Frame 1 (no input): blank canvas, image omitted
Frame 60 (the mouse pressed at the canvas centre just before this capture): blank canvas, image omitted
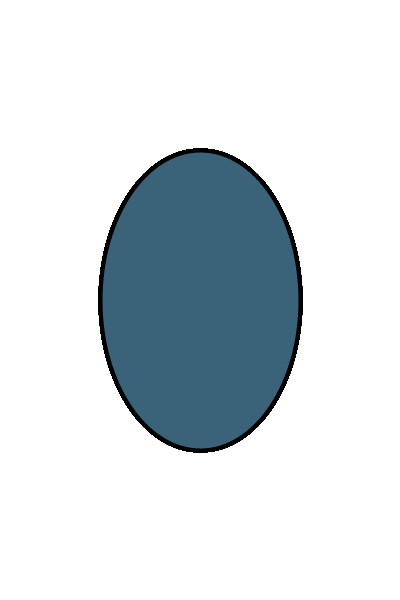
Frame 120 (the mouse held since frame 60 and released just before this capture)

The Processing sketch whose frames 1 and 60 were blank and that drew this single picture after the mouse press (run headless with seeded random() and noise(); from frame 60 on, the mouse is pressed at the canvas centre):

// Processing sketch: processing_74399
// ── processing_74399.pde


/** Seuss - jnyhoff <br />
Move mouse over sketch. */
void setup()
{
  size(400, 600);
  background(255, 255, 255);
  smooth();
  frameRate(30);
  
}

void draw()
{
  strokeWeight(4);
  fill( random(255), random(255), random(255) );
  ellipse(mouseX, mouseY, mouseX, mouseY);
}
